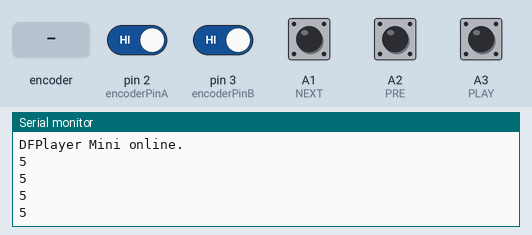
This sketch was run on a simulated Arduino Uno, built with avr-gcc and run on an emulated ATmega328P. Parts: the last lines printed to the serial monitor. Inputs (shaded band) come from the test bench; at power-on: A1 (NEXT), A2 (PRE), A3 (PLAY), pin 2 (encoderPinA), pin 3 (encoderPinB) HIGH. The audio player accepts every command and is not drawn.

Above: at 1.7 s.
1.8 s: rotary encoder on pin 2 (encoderPinA) / pin 3 (encoderPinB) turned 1 step (first pin leading)
At 2.15 s:
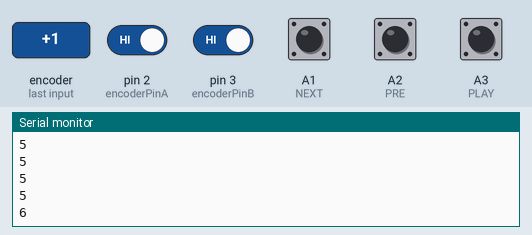
3.5 s: rotary encoder on pin 2 (encoderPinA) / pin 3 (encoderPinB) turned 1 step (first pin leading)
At 4.01 s:
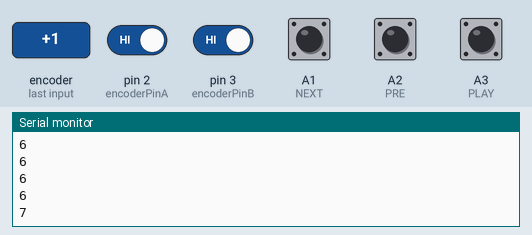
Timing chart, 0 to 6.5 s (numbered marks = the images above; inputs shaded):
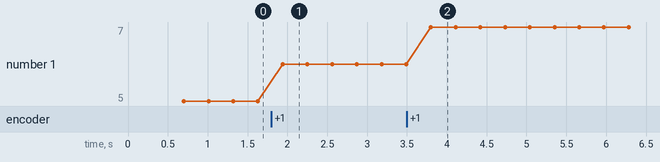

Measured:
- after the input at 1.8 s, the serial monitor: prints a new line after 0.14 s (image 1)
- after the input at 3.5 s, the serial monitor: prints a new line after 0.30 s (image 2)
- plotted number 1: 5 → 6 after the input at 1.8 s, 6 → 7 after the input at 3.5 s

The sketch:

MP.ino
```cpp
#include "SoftwareSerial.h"
#include "DFRobotDFPlayerMini.h"
SoftwareSerial mySoftwareSerial(8, 9); // RX, TX
DFRobotDFPlayerMini myDFPlayer;
const int NEXT = A1;//19
const int PRE =  A2;//1
const int PLAY = A3;//19

#define encoderPinA 2
#define encoderPinB 3
#define Button 4
int encoderPos=5,chon,lastReportedPos;
boolean rotating,B_set,A_set;

boolean so=0;
void setup() {

pinMode(encoderPinA, INPUT_PULLUP); // new method of enabling pullups
pinMode(encoderPinB, INPUT_PULLUP);
pinMode(Button, INPUT_PULLUP);
attachInterrupt(0, doEncoderA, CHANGE);
attachInterrupt(1, doEncoderB, CHANGE);

pinMode(NEXT,INPUT_PULLUP);
pinMode(PRE,INPUT_PULLUP);
pinMode(PLAY,INPUT_PULLUP);
Serial.begin(9600);
mySoftwareSerial.begin(9600);
if (!myDFPlayer.begin(mySoftwareSerial)) {  //Use softwareSerial to communicate with mp3.
    Serial.println(F("Unable to begin:"));
    Serial.println(F("1.Please recheck the connection!"));
    Serial.println(F("2.Please insert the SD card!"));
    while(true);
  }
  Serial.println(F("DFPlayer Mini online."));

  //myDFPlayer.volume(28);  //Set volume value. From 0 to 30
  myDFPlayer.EQ(DFPLAYER_EQ_NORMAL);
  myDFPlayer.outputDevice(DFPLAYER_DEVICE_SD);
  //myDFPlayer.EQ(DFPLAYER_EQ_CLASSIC);
  //myDFPlayer.play(3);
 //delay(3000);
}

void loop() {
if(digitalRead(PLAY)==0)so=!so;
if(so==1)
{
myDFPlayer.start();
delay(100);
}
else myDFPlayer.pause();
delay(100);
if(digitalRead(NEXT)==0)
{
myDFPlayer.next();
delay(100);
}
else if (digitalRead(PRE)==0)  myDFPlayer.previous();
delay(100);
Serial.println(encoderPos);

myDFPlayer.volume(encoderPos);
delay(100);
}
// Interrupt on A changing state
void doEncoderA(){
  // debounce
  if ( rotating ) delay (1);  // wait a little until the bouncing is done

  // Test transition, did things really change?
  if( digitalRead(encoderPinA) != A_set ) {  // debounce once more
    A_set = !A_set;

    // adjust counter + if A leads B
    if ( A_set && !B_set )
      encoderPos += 1;
      if(encoderPos>30) encoderPos=30;
    rotating = false;  // no more debouncing until loop() hits again
  }
}

// Interrupt on B changing state, same as A above
void doEncoderB(){

  if ( rotating ) delay (1);
  if( digitalRead(encoderPinB) != B_set ) {
    B_set = !B_set;

    //  adjust counter - 1 if B leads A
    if( B_set && !A_set )
      encoderPos -= 1;
      if(encoderPos<0) encoderPos=0;
      rotating = false;
  }
}
```
